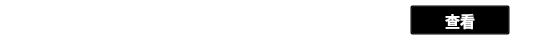
         <widget class="QFrame" name="frame_selfInspection">
          <property name="minimumSize">
           <size>
            <width>550</width>
            <height>42</height>
           </size>
          </property>
          <property name="styleSheet">
           <string notr="true">QFrame{background:transparent;}</string>
          </property>
          <property name="frameShape">
           <enum>QFrame::StyledPanel</enum>
          </property>
          <property name="frameShadow">
           <enum>QFrame::Raised</enum>
          </property>
          <widget class="QLabel" name="title_selfInspection">
           <property name="geometry">
            <rect>
             <x>10</x>
             <y>0</y>
             <width>200</width>
             <height>42</height>
            </rect>
           </property>
           <property name="minimumSize">
            <size>
             <width>200</width>
             <height>42</height>
            </size>
           </property>
           <property name="font">
            <font>
             <family>微软雅黑</family>
             <pointsize>14</pointsize>
             <weight>50</weight>
             <bold>false</bold>
            </font>
           </property>
           <property name="styleSheet">
            <string notr="true">color:white;background:transparent;</string>
           </property>
           <property name="text">
            <string> 自检:</string>
           </property>
           <property name="alignment">
            <set>Qt::AlignRight|Qt::AlignTrailing|Qt::AlignVCenter</set>
           </property>
          </widget>
          <widget class="QCheckBox" name="checkBox_selfInspection">
           <property name="geometry">
            <rect>
             <x>270</x>
             <y>0</y>
             <width>101</width>
             <height>42</height>
            </rect>
           </property>
           <property name="minimumSize">
            <size>
             <width>72</width>
             <height>42</height>
            </size>
           </property>
           <property name="styleSheet">
            <string notr="true">QCheckBox{
	background:transparent;
}
QCheckBox::indicator:unchecked {
    image: url(:/res/checkBox_n.png);
}
QCheckBox::indicator:checked {
    image: url(:/res/checkBox_s.png);
}</string>
           </property>
           <property name="text">
            <string/>
           </property>
          </widget>
          <widget class="QToolButton" name="toolButton_selfInspection">
           <property name="geometry">
            <rect>
             <x>410</x>
             <y>5</y>
             <width>100</width>
             <height>30</height>
            </rect>
           </property>
           <property name="minimumSize">
            <size>
             <width>100</width>
             <height>30</height>
            </size>
           </property>
           <property name="font">
            <font>
             <family>微软雅黑</family>
             <pointsize>11</pointsize>
             <weight>75</weight>
             <bold>true</bold>
            </font>
           </property>
           <property name="styleSheet">
            <string notr="true">QToolButton{
background:transparent;
border-image: url(:/res/label_Background_n.png);
color:white;
}
QToolButton::pressed{
background:transparent;
border-image: url(:/res/label_Background_s.png);color:white;
}
QToolButton::focus{
background:transparent;
border-image: url(:/res/label_Background_s.png);color:white;
}</string>
           </property>
           <property name="text">
            <string>查看</string>
           </property>
          </widget>
         </widget>
